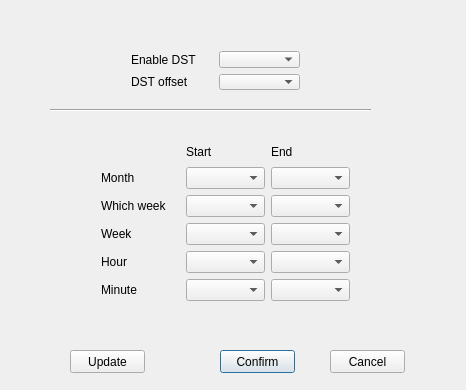
<?xml version="1.0" encoding="UTF-8"?>
<ui version="4.0">
 <class>CZoneDstClass</class>
 <widget class="QDialog" name="CZoneDstClass">
  <property name="geometry">
   <rect>
    <x>0</x>
    <y>0</y>
    <width>466</width>
    <height>390</height>
   </rect>
  </property>
  <property name="windowTitle">
   <string>CZoneDst</string>
  </property>
  <widget class="Line" name="line">
   <property name="geometry">
    <rect>
     <x>50</x>
     <y>100</y>
     <width>321</width>
     <height>20</height>
    </rect>
   </property>
   <property name="orientation">
    <enum>Qt::Horizontal</enum>
   </property>
  </widget>
  <widget class="QWidget" name="layoutWidget">
   <property name="geometry">
    <rect>
     <x>120</x>
     <y>40</y>
     <width>191</width>
     <height>61</height>
    </rect>
   </property>
   <layout class="QGridLayout" name="gridLayout_4">
    <item row="0" column="0">
     <layout class="QGridLayout" name="gridLayout">
      <item row="0" column="0">
       <widget class="QLabel" name="label">
        <property name="text">
         <string>Enable DST</string>
        </property>
       </widget>
      </item>
      <item row="1" column="0">
       <widget class="QLabel" name="label_2">
        <property name="text">
         <string>DST offset</string>
        </property>
       </widget>
      </item>
     </layout>
    </item>
    <item row="0" column="1">
     <layout class="QGridLayout" name="gridLayout_3">
      <item row="0" column="0">
       <widget class="QComboBox" name="comboEnableDST"/>
      </item>
      <item row="1" column="0">
       <widget class="QComboBox" name="comboSTBias"/>
      </item>
     </layout>
    </item>
   </layout>
  </widget>
  <widget class="QWidget" name="layoutWidget">
   <property name="geometry">
    <rect>
     <x>90</x>
     <y>131</y>
     <width>271</width>
     <height>181</height>
    </rect>
   </property>
   <layout class="QGridLayout" name="gridLayout_2">
    <item row="0" column="1">
     <widget class="QLabel" name="label_8">
      <property name="text">
       <string>Start</string>
      </property>
     </widget>
    </item>
    <item row="0" column="2">
     <widget class="QLabel" name="label_9">
      <property name="text">
       <string>End</string>
      </property>
     </widget>
    </item>
    <item row="1" column="0">
     <widget class="QLabel" name="label_3">
      <property name="text">
       <string>Month</string>
      </property>
     </widget>
    </item>
    <item row="1" column="1">
     <widget class="QComboBox" name="comboMonthBegin">
      <property name="editable">
       <bool>false</bool>
      </property>
     </widget>
    </item>
    <item row="1" column="2">
     <widget class="QComboBox" name="comboMonthEnd"/>
    </item>
    <item row="2" column="0">
     <widget class="QLabel" name="label_4">
      <property name="text">
       <string>Which week</string>
      </property>
     </widget>
    </item>
    <item row="2" column="1">
     <widget class="QComboBox" name="comboWeekNoBegin"/>
    </item>
    <item row="2" column="2">
     <widget class="QComboBox" name="comboWeekNoEnd"/>
    </item>
    <item row="3" column="0">
     <widget class="QLabel" name="label_5">
      <property name="text">
       <string>Week</string>
      </property>
     </widget>
    </item>
    <item row="3" column="1">
     <widget class="QComboBox" name="comboWeekDateBegin"/>
    </item>
    <item row="3" column="2">
     <widget class="QComboBox" name="comboWeekDateEnd"/>
    </item>
    <item row="4" column="0">
     <widget class="QLabel" name="label_6">
      <property name="text">
       <string>Hour</string>
      </property>
     </widget>
    </item>
    <item row="4" column="1">
     <widget class="QComboBox" name="comboHourBegin"/>
    </item>
    <item row="4" column="2">
     <widget class="QComboBox" name="comboHourEnd"/>
    </item>
    <item row="5" column="0">
     <widget class="QLabel" name="label_7">
      <property name="text">
       <string>Minute</string>
      </property>
     </widget>
    </item>
    <item row="5" column="1">
     <widget class="QComboBox" name="comboMinuteBegin"/>
    </item>
    <item row="5" column="2">
     <widget class="QComboBox" name="comboMinuteEnd"/>
    </item>
   </layout>
  </widget>
  <widget class="QPushButton" name="btnSave">
   <property name="geometry">
    <rect>
     <x>220</x>
     <y>350</y>
     <width>75</width>
     <height>23</height>
    </rect>
   </property>
   <property name="text">
    <string>Confirm</string>
   </property>
  </widget>
  <widget class="QPushButton" name="btnExit">
   <property name="geometry">
    <rect>
     <x>330</x>
     <y>350</y>
     <width>75</width>
     <height>23</height>
    </rect>
   </property>
   <property name="text">
    <string>Cancel</string>
   </property>
  </widget>
  <widget class="QPushButton" name="btnRefresh">
   <property name="geometry">
    <rect>
     <x>70</x>
     <y>350</y>
     <width>75</width>
     <height>23</height>
    </rect>
   </property>
   <property name="text">
    <string>Update</string>
   </property>
  </widget>
 </widget>
 <layoutdefault spacing="6" margin="11"/>
 <resources/>
 <connections/>
</ui>
